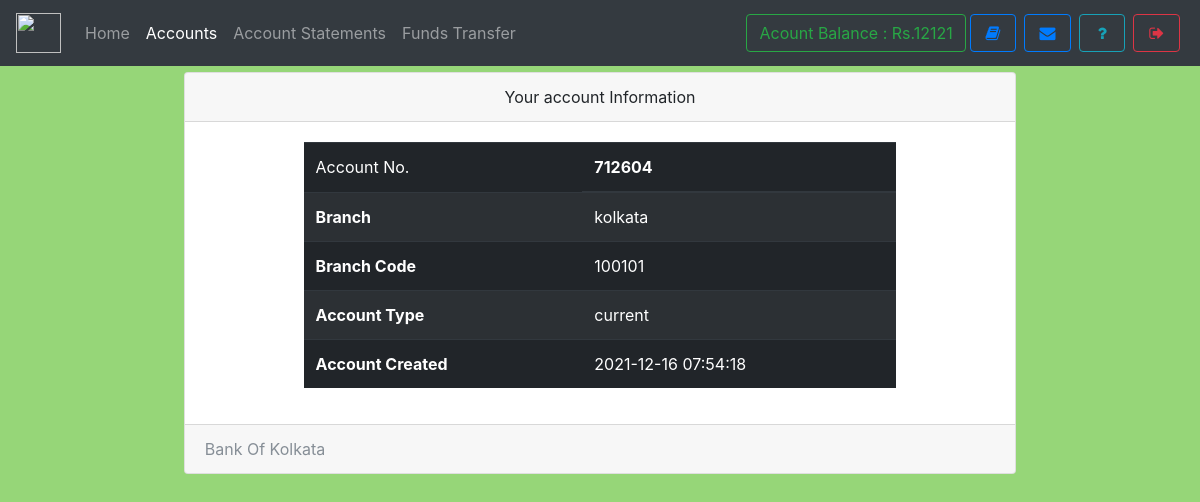
The page /accounts.php (signed in) on the database its author committed.
### tables this page shows
CREATE TABLE `useraccounts` (
  `id` int(11) NOT NULL,
  `email` text NOT NULL,
  `password` text NOT NULL,
  `name` varchar(111) NOT NULL,
  `balance` varchar(111) NOT NULL,
  `cnic` varchar(111) NOT NULL,
  `number` varchar(111) NOT NULL,
  `city` varchar(111) NOT NULL,
  `address` varchar(111) NOT NULL,
  `source` varchar(111) NOT NULL,
  `accountNo` varchar(111) NOT NULL,
  `branch` varchar(111) NOT NULL,
  `accountType` varchar(111) NOT NULL,
  `date` timestamp NOT NULL DEFAULT CURRENT_TIMESTAMP
);

CREATE TABLE `branch` (
  `branchId` int(11) NOT NULL,
  `branchNo` varchar(111) NOT NULL,
  `branchName` varchar(111) NOT NULL
);

### assets/db.php (called while the page is built, shortened)
<?php
    $con = new mysqli('localhost:3307','root','','mybank');
    $ar = $con->query("select * from userAccounts,branch where id = '$_SESSION[userId]' AND userAccounts.branch = branch.branchId");
    $userData = $ar->fetch_assoc();
?>

### accounts.php (the view, shortened to what this page needs)
<!DOCTYPE html>
<html>
<head>
  <?php require 'assets/autoloader.php'; ?>
  <?php require 'assets/db.php'; ?>
</head>
<body style="background:#96D678;background-size: 100%">
<nav class="navbar navbar-expand-lg navbar-dark bg-dark fixed-top">
 <a class="navbar-brand" href="#">
    <img src="images/logo.jpg" width="45" height="40" class="d-inline-block align-top" alt="">
  </a>
  <div class="collapse navbar-collapse" id="navbarSupportedContent">
    <ul class="navbar-nav mr-auto">
      <li class="nav-item ">
        <a class="nav-link " href="index.php">Home <span class="sr-only">(current)</span></a>
      </li>
      <li class="nav-item active ">  <a class="nav-link" href="accounts.php">Accounts</a></li>
      <li class="nav-item ">  <a class="nav-link" href="statements.php">Account Statements</a></li>
      <li class="nav-item ">  <a class="nav-link" href="transfer.php">Funds Transfer</a></li>
    </ul>
    <?php include 'sideButton.php'; ?>
  </div>
</nav><br><br><br>
<div class="container">
  <div class="card  w-75 mx-auto">
  <div class="card-header text-center">
    Your account Information
  </div>
  <div class="card-body">
    <table class="table table-striped table-dark w-75 mx-auto">
  <thead>
    <tr>
      <td scope="col">Account No.</td>
      <th scope="col"><?php echo $userData['accountNo']; ?></th>
    </tr>
  </thead>
  <tbody>
    <tr>
      <th scope="row">Branch</th>
      <td><?php echo $userData['branchName']; ?></td>
    </tr>
    <tr>
      <th scope="row">Branch Code</th>
      <td><?php echo $userData['branchNo']; ?></td>
    </tr>
    <tr>
      <th scope="row">Account Type</th>
      <td><?php echo $userData['accountType']; ?></td>
    </tr>
    <tr>
      <th scope="row">Account Created</th>
      <td><?php echo $userData['date']; ?></td>
    </tr>
  </tbody>
</table>
  </div>
  <div class="card-footer text-muted">
   Bank Of Kolkata
  </div>
</div>
</div>
</body>
</html>

### sideButton.php
<form class="form-inline my-2 my-lg-0">
        <a href="" class="btn btn-outline-success" data-toggle="tooltip" title="Your current Account Balance">Acount Balance : Rs.<?php echo $userData['balance']; ?></a>
        <a href="accounts.php" data-toggle="tooltip" title="Account Summary" class="btn btn-outline-primary mx-1" ><i class="fa fa-book fa-fw"></i></a>
        <a href="notice.php" data-toggle="tooltip" title="View Notice" class="btn btn-outline-primary mx-1" ><i class="fa fa-envelope fa-fw"></i></a>
        <a href="feedback.php" data-toggle="tooltip" title="Help?" class="btn btn-outline-info mx-1" ><i class="fa fa-question fa-fw"></i></a>
        <a href="logout.php" data-toggle="tooltip" title="Logout" class="btn btn-outline-danger mx-1" ><i class="fa fa-sign-out fa-fw"></i></a>
</form>

### rows shown on the page
useraccounts: balance "12121", accountNo "712604", branch.branchName "kolkata", branch.branchNo "100101", accountType "current", date "2021-12-16 07:54:18"
